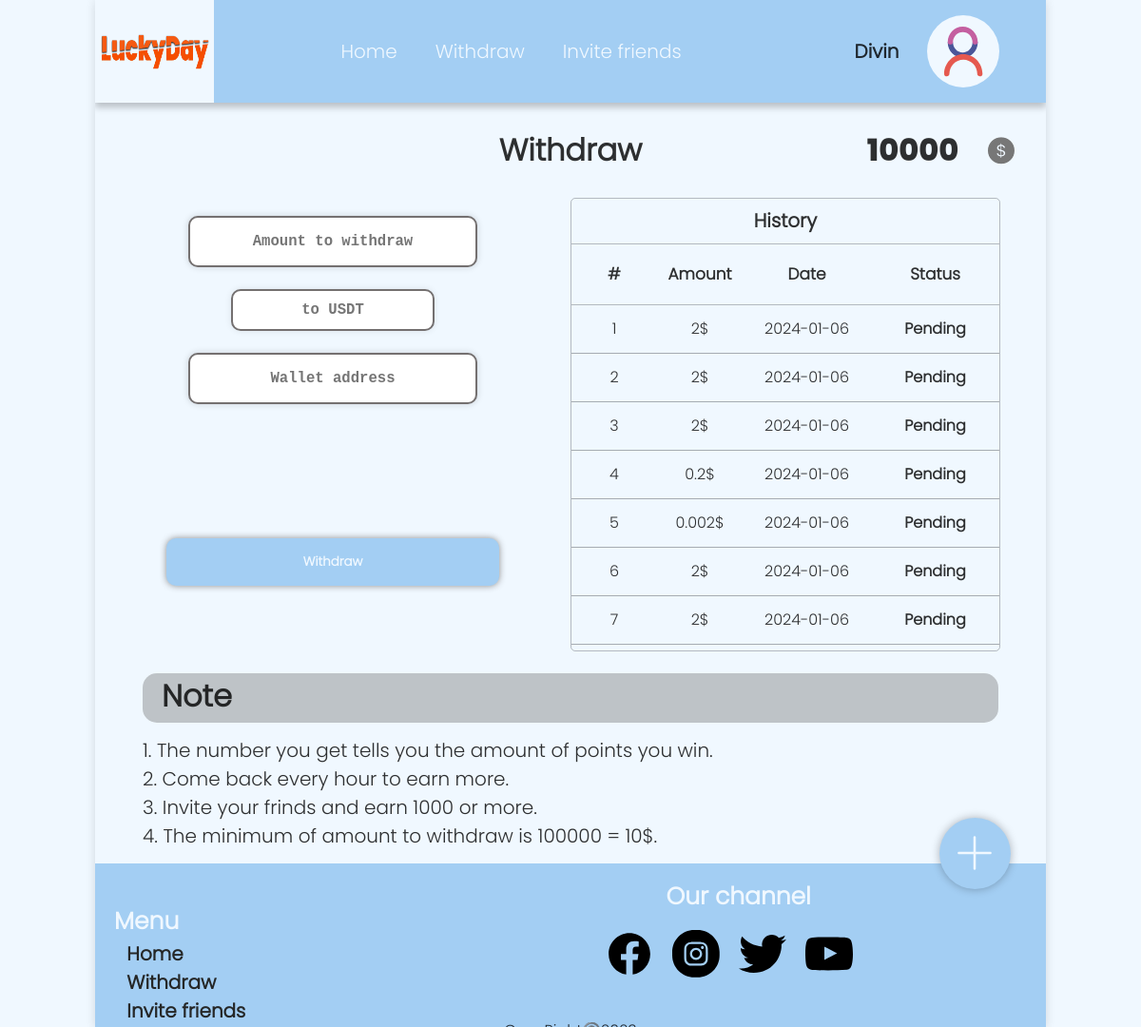
/wtdraw.php (signed in), run on the app's committed database.
### tables this page shows
CREATE TABLE `accounttbl` (
  `id` int(11) NOT NULL,
  `UserName` varchar(40) NOT NULL DEFAULT 'Unknown',
  `numbers` varchar(50) NOT NULL,
  `Password` varchar(40) NOT NULL,
  `Id_user` varchar(10) NOT NULL,
  `InvitedBy` varchar(10) NOT NULL,
  `Balance` int(20) NOT NULL DEFAULT 5000,
  `ClaimedDate` varchar(40) NOT NULL DEFAULT '0000-00-00 00:00:00',
  `IpClient` varchar(40) NOT NULL,
  `ClaimedCount` int(10) NOT NULL DEFAULT 0,
  `Email` varchar(40) NOT NULL,
  `OTP` int(10) NOT NULL,
  `Status` varchar(40) NOT NULL DEFAULT 'false',
  `Theme` varchar(20) NOT NULL DEFAULT 'orange'
);

CREATE TABLE `withdrawtbl` (
  `id` int(11) NOT NULL,
  `id_user` varchar(40) NOT NULL,
  `amount` varchar(10) NOT NULL,
  `usdt` float NOT NULL,
  `date` datetime NOT NULL,
  `status` varchar(20) NOT NULL DEFAULT 'Pending',
  `wallet` varchar(500) NOT NULL
);

### wtdraw.php (the view, shortened to what this page needs)
<?php
include("conn.php");
if(isset($_SESSION['userId'])){
$id_user = $_SESSION['userId'];
$sql = "select * from accounttbl where Id_user = '$id_user'";
$res = mysqli_query($conn,$sql);
if(mysqli_num_rows($res)>0){
    foreach($res as $row){
?>
<!DOCTYPE html>
<html lang="en">
<head>
    <link rel="stylesheet" href="css/style.css">
    <link rel="stylesheet" href="css/load.css">
</head>
<body>
    <div class="game">
    <div class="more">
        <img id="moreIcon" src="icon/plus.svg" alt="">
            <div class="icon">
        </div>
        </div>
        <div class="menu">
    <div class="title">
       <img src="icon/luckyDay.png" alt="">
    </div>
    <div class="subMenu">
         <a href="home.php">Home</a>
        <a href="wtdraw.php">Withdraw</a>
          <a href="refer.php">Invite friends</a>
    </div>
    <div class="user">
        <h1 id="use"><?=$row['UserName']?></h1>
        <div>
            <img src="icon/user.svg" alt="">
        </div>
    </div>
        </div>
        <div class="all">
        <div class="lucky">
            <div id="title">
                <h1 id="titl">Withdraw</h1>
                <div class="amount">
                    <h1><?=$row['Balance']?></h1>
                    <div>
                        <img src="icon/money_dollar_circle_fill@2x.png" alt="">
                    </div>
                </div>
            </div>
            <div class="withdraw">
              <div class="withdrawInput">
                <div class="input">
                    <input type="text" placeholder="Amount to withdraw" name="" id="amount">
                    <div class="usdt">
                    <input type="text" placeholder="to USDT" name="" id="usdt">
                    </div>
                    <input type="text" placeholder="Wallet address" name="" id="wallet">
                </div>
               <div class="button">
                <button>Withdraw</button>
               </div>
              </div>
              <div class="history">
                 <h1>History</h1>
                 <div class="list">
                    <div class="title">
                        <h1>#</h1>
                        <h1>Amount</h1>
                        <h1>Date</h1>
                        <h1>Status</h1>
                    </div>
                    <div class="titList">
                <?php
                   $req = "select * from withdrawtbl where Id_user='$id_user'";
                   $count = 0;
                   $res = mysqli_query($conn,$req);
                    if(mysqli_num_rows($res)>0){
                        foreach($res as $row){
                            $count++;
                            $calender = new DateTime($row['date']);
                            $date = $calender->format('Y-m-d');
                ?>
                        <div class="withd">
                            <p><?=$count?></p>
                            <p><?=$row['usdt']?>$</p>
                            <p><?=$date?></p>
                            <p id="stat"><?=$row['status']?></p>
                        </div>
<?php
                        }
                    }
                    ?>
                    </div>
                 </div>
              </div>
            </div>
             <div class="note">
                <div class="note1">
                    <h1>Note</h1>
                </div>
                <div class="txt">
                    <p>1. The number you get tells you the amount of points you win.</p>
                   <p>2. Come back every hour to earn more.</p>
                    <p>3. Invite your frinds and earn 1000 or more.</p>
                    <p>4. The minimum of amount to withdraw is 100000 = 10$.</p>
                </div>
             </div>
             <div class="footer">
                <div class="menu1">
        <div class="foot">Menu</div>
                    <div class="list">
                         <a href="home.php">Home</a>
                        <a href="wtdraw.php">Withdraw</a>
                          <a href="refer.php">Invite friends</a>
                    </div>
                </div>
                <div class="social">
                    <div class="plate">
                        <div class="channel">
                            <div class="foot">Our channel</div>
                        </div>
                        <div class="logo">
                            <a href=""><img src="icon/logo-facebook.svg" alt=""><p>Facebook</p></a>
                            <a href=""><img src="icon/instagram.svg" alt=""><p>Instagram</p></a>
                            <a href=""><img src="icon/twitter.svg" alt=""><p>Twitter</p></a>
                            <a href=""><img src="icon/youtube.svg" alt=""><p>Youtube</p></a>
                        </div>
                    </div>
                </div>
              <div class="right">
                <p>CopyRight©️2023</p>
              </div>
             </div>
        </div>
    </div>
    </div>
</body>
</html>
<?php
  }
}
}else{
    header("location:index.php");
}
?>

### wtdraw.php (style rules this page uses)
* { padding: 0; margin: 0; font-family: "poppin"; }
.game .all .lucky { width: 100%; height: 100%; display: grid; grid-template-columns: 100%; grid-template-rows: 100px 500px 200px 200px; overflow: auto; }

### data on the page
accounttbl: UserName "Divin", Balance "10000"
withdrawtbl: usdt "2", date "2024-01-06", status "Pending"
withdrawtbl: usdt "2", date "2024-01-06", status "Pending"
withdrawtbl: usdt "2", date "2024-01-06", status "Pending"
withdrawtbl: usdt "0.2", date "2024-01-06", status "Pending"
withdrawtbl: usdt "0.002", date "2024-01-06", status "Pending"
withdrawtbl: usdt "2", date "2024-01-06", status "Pending"
withdrawtbl: usdt "2", date "2024-01-06", status "Pending"
